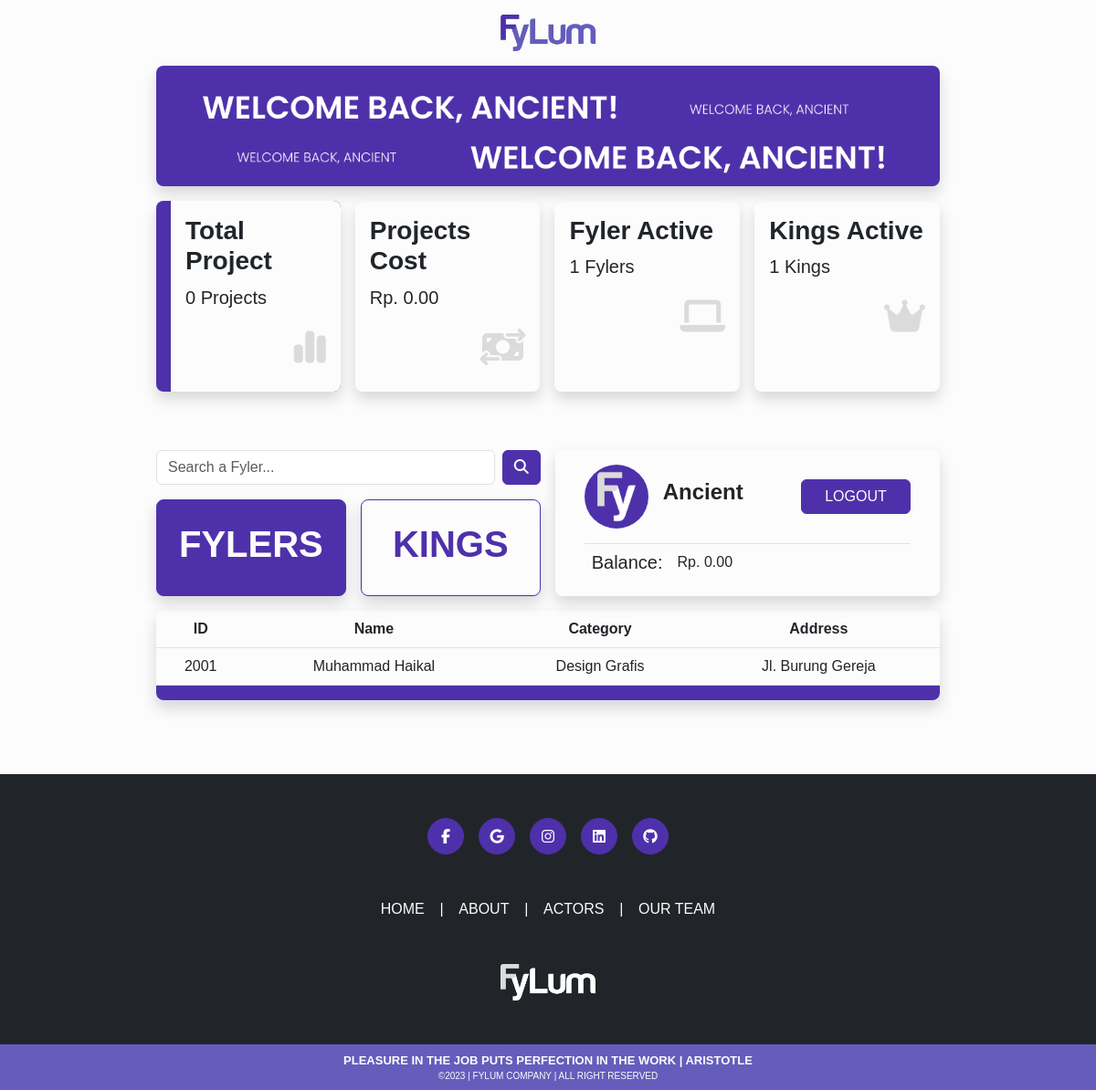
The app's page /ancients/index.php (signed in), older data.
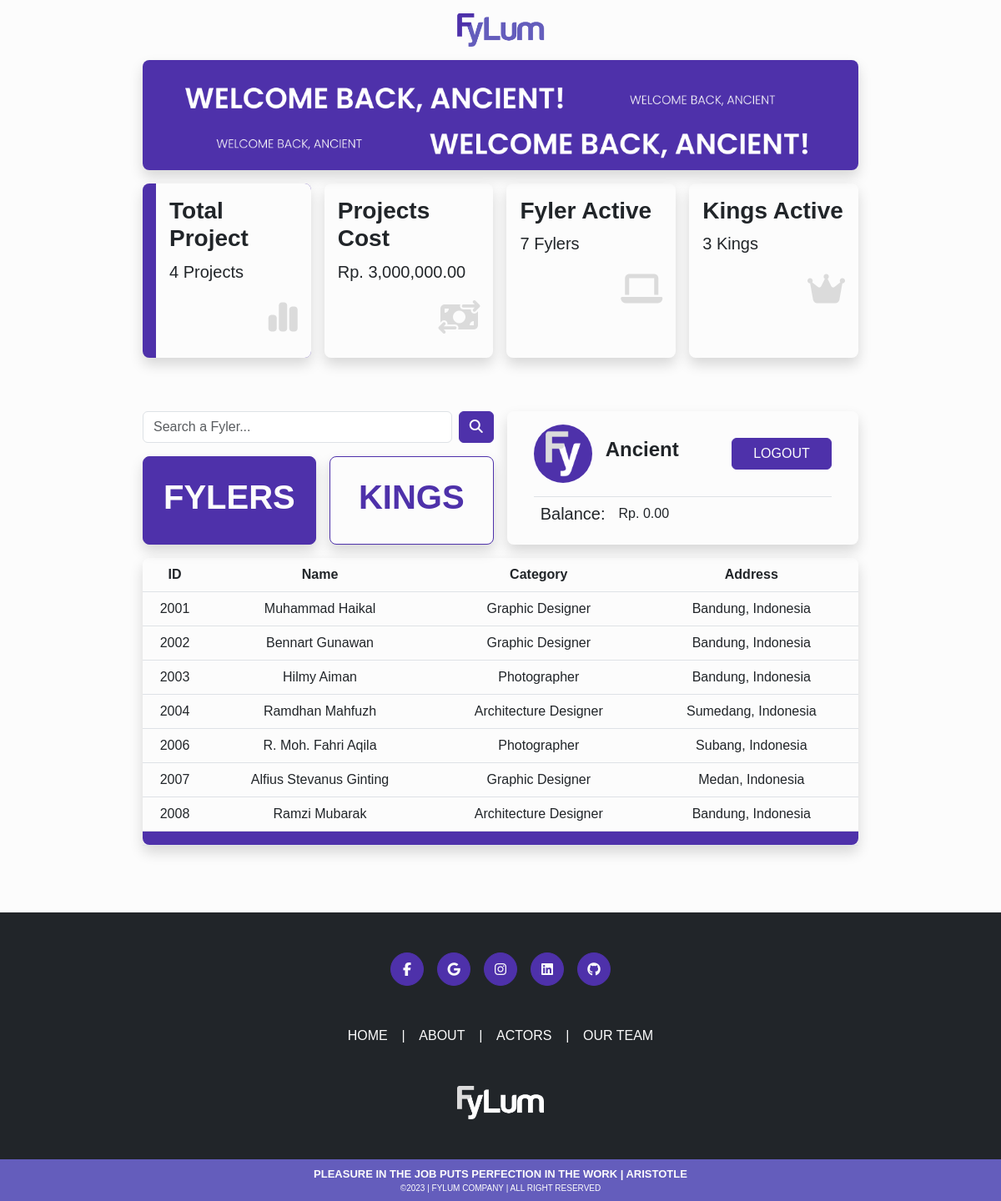
The same page, newer data.
### tables this page shows
CREATE TABLE IF NOT EXISTS `fylers` (
  `fyler_id` int(11) NOT NULL AUTO_INCREMENT,
  `account_email` varchar(50) NOT NULL DEFAULT '',
  `fyler_name` varchar(50) NOT NULL DEFAULT '',
  `fyler_cate` varchar(50) NOT NULL DEFAULT '',
  `fyler_desc` varchar(500) NOT NULL DEFAULT '',
  `fyler_age` int(11) NOT NULL,
  `fyler_add` varchar(50) NOT NULL DEFAULT '',
  `fyler_balance` int(11) NOT NULL,
  `fyler_photo` varchar(50) NOT NULL DEFAULT '',
  `fyler_project` int(11) NOT NULL,
  PRIMARY KEY (`fyler_id`),
  KEY `FK__fylers` (`account_email`),
  CONSTRAINT `FK__fylers` FOREIGN KEY (`account_email`) REFERENCES `accounts` (`account_email`) ON DELETE NO ACTION ON UPDATE NO ACTION
);

### ancients/index.php (the view, shortened to what this page needs)
<?php
include('../server/connection.php');
if (isset($_SESSION['logged_in'])) {
  $ancient_balance = $_SESSION['ancient_balance'];
}
?>
<?php
$q_t_project = "SELECT COUNT(*) AS total_project FROM projects";
$r_t_project = mysqli_query($conn, $q_t_project);
$row_t_project = mysqli_fetch_assoc($r_t_project);
$total_project = $row_t_project['total_project'];
?>
<?php
$q_t_cost = "SELECT SUM(project_cost) AS total_cost FROM projects WHERE project_status = 'finished'";
$r_t_cost = mysqli_query($conn, $q_t_cost);
$row_t_cost = mysqli_fetch_assoc($r_t_cost);
$total_cost = $row_t_cost['total_cost'];
?>
<?php
if (isset($_POST['btn_search_Fyler'])) {
  $keyword = $_POST['keyword'];
  $q_fyler = "SELECT * FROM fylers WHERE fyler_id LIKE '%$keyword%' OR
  fyler_name LIKE '%$keyword%' OR fyler_cate LIKE '%$keyword%' OR fyler_add LIKE '%$keyword%'";
} else {
  $q_fyler = "SELECT * FROM fylers";
}
$r_fyler = mysqli_query($conn, $q_fyler);
$q_fyler_all = "SELECT * FROM fylers";
$r_fyler_all = mysqli_query($conn, $q_fyler_all);
$total_fyler = mysqli_num_rows($r_fyler_all);
?>
<?php
if (isset($_POST['btn_search_King'])) {
  $keyword = $_POST['keyword'];
  $q_king = "SELECT * FROM kings WHERE king_id LIKE '%$keyword%' OR
  king_name LIKE '%$keyword%' OR king_desc LIKE '%$keyword%' OR king_add LIKE '%$keyword%'";
} else {
  $q_king = "SELECT * FROM kings";
}
$r_king = mysqli_query($conn, $q_king);
$q_king_all = "SELECT * FROM kings";
$r_king_all = mysqli_query($conn, $q_king_all);
$total_king = mysqli_num_rows($r_king_all);
?>
<!DOCTYPE html>
<html lang="en">
<head>
  <link rel="stylesheet" href="../bootstrap/css/bootstrap.css" />
  <link rel="stylesheet" href="../bootstrap/css/main.css" />
  <link href="https://cdn.jsdelivr.net/npm/@sweetalert2/theme-dark@4/dark.css" rel="stylesheet" />
</head>
<body class="bg-main-purple">
  <main>
    <div class="position-absolute top-0 start-50 translate-middle-x text-center mt-3">
      <a href="index.php">
        <img src="../assets/images/icons/fylum.png" alt="" height="40px">
      </a>
    </div>
    <div class="container-fluid bg-nearly-white pb-3 m-0 text-dark">
      <div class="container-fluid w-75 pt-5">
        <div class="mt-4 mb-3">
          <img class="shadow w-100 rounded-3" src="../assets/images/contents/banner_ancient.png" alt="">
        </div>
        <div class="d-flex mb-5">
          <div class="shadow w-25 rounded-3 mb-3 ps-3 me-3 bg-main-purple">
            <div class="bg-nearly-white text-dark w-100 h-100 p-3 rounded-end-3">
              <h3 class="fw-bold">Total Project</h3>
              <p class="fw-light fs-5">
                <?= $total_project ?> Projects
              </p>
              <h1 class="text-end text-main-grey"><i class="fa-solid fa-chart-simple"></i></h1>
            </div>
          </div>
          <div class="shadow w-25 rounded-3 mb-3 me-3 p-3">
            <h3 class="fw-bold">Projects Cost</h3>
            <p class="fw-light fs-5">Rp.
              <?= number_format($total_cost) ?>.00
            </p>
            <h1 class="text-end text-main-grey"><i class="fa-solid fa-money-bill-transfer"></i></h1>
          </div>
          <div class="shadow w-25 rounded-3 mb-3 me-3 p-3">
            <h3 class="fw-bold">Fyler Active</h3>
            <p class="fw-light fs-5">
              <?= $total_fyler ?> Fylers
            </p>
            <h1 class="text-end text-main-grey"><i class="fa-solid fa-laptop"></i></h1>
          </div>
          <div class="shadow w-25 rounded-3 mb-3 p-3">
            <h3 class="fw-bold">Kings Active</h3>
            <p class="fw-light fs-5">
              <?= $total_king ?> Kings
            </p>
            <h1 class="text-end text-main-grey"><i class="fa-solid fa-crown"></i></h1>
          </div>
        </div>
        <div class="d-flex mt-5">
          <div class="w-50 mb-3 me-3">
            <div class="w-100">
              <?php if (isset($_GET['tbl'])) {
                if ($_GET['tbl'] == 'fyler') {
                  $indicator = 'Fyler';
                } else {
                  $indicator = 'King';
                }
              } else {
                $indicator = 'Fyler';
              } ?>
              <form action="" method="POST">
                <div class="d-flex mb-3">
                  <input class="form-control" type="text" name="keyword" placeholder="Search a <?= $indicator ?>...">
                  <button class="btn btn-purple ms-2" type="submit" name="btn_search_<?= $indicator ?>"><i class="fa-solid fa-magnifying-glass"></i></button>
                </div>
              </form>
              <?php if (isset($_GET['tbl'])) {
                if ($_GET['tbl'] == 'fyler') {
                  $btn_king = 'btn-light-purple';
                  $btn_fyler = 'btn-purple';
                } else {
                  $btn_king = 'btn-purple';
                  $btn_fyler = 'btn-light-purple';
                }
              } else {
                $btn_king = 'btn-light-purple';
                $btn_fyler = 'btn-purple';
              } ?>
              <div class="w-100 d-flex">
                <a class="text-decoration-none shadow w-50 p-4 rounded-3 text-center <?= $btn_fyler ?>" href="index.php?tbl=fyler">
                  <h1 class="fw-bold">FYLERS</h1>
                </a>
                <a class="shadow w-50 p-4 ms-3 rounded-3 text-center text-decoration-none <?= $btn_king ?>" href="index.php?tbl=king">
                  <h1 class="fw-bold">KINGS</h1>
                </a>
              </div>
            </div>
          </div>
          <div class="shadow w-50 mb-3 rounded-3 px-3">
            <div class="d-flex mx-3 py-3 align-items-center">
              <img class="object-fit-cover rounded-circle" src="../assets/images/icons/fy_main.png" alt="" height="70px" width="70px">
              <div class="d-flex align-items-center justify-content-between w-100">
                <h4 class="fw-bold ms-3">Ancient</h4>
                <a class="" href="index.php?logout=1">
                  <button class="btn btn-purple" style="width: 120px;">LOGOUT</button>
                </a>
              </div>
            </div>
            <div class="d-flex mx-3 px-2 pt-2 border-top">
              <h5>Balance:</h5>
              <p class="ms-3">Rp.
                <?= number_format($ancient_balance) ?>.00
              </p>
            </div>
          </div>
        </div>
        <div class="shadow rounded-3">
          <div class="w-100">
            <table class="table">
              <thead class="text-center fw-bold">
                <th scope="col">ID</th>
                <th scope="col">Name</th>
                <?php if ($indicator == 'Fyler') { ?>
                  <th scope="col">Category</th>
                  <th scope="col">Address</th>
                <?php } else { ?>
                  <th scope="col">Description</th>
                  <th scope="col">Balance</th>
                  <th scope="col">Action</th>
                <?php } ?>
              </thead>
              <?php if (isset($_GET['tbl'])) { ?>
                <?php if ($_GET['tbl'] == 'fyler') { ?>
                  <?php while ($row = mysqli_fetch_assoc($r_fyler)) { ?>
                    <tr class="text-center table-row">
                      <td>
                        <?= $row['fyler_id'] ?>
                      </td>
                      <td>
                        <?= $row['fyler_name'] ?>
                      </td>
                      <td>
                        <?= $row['fyler_cate'] ?>
                      </td>
                      <td>
                        <?= $row['fyler_add'] ?>
                      </td>
                    </tr>
                  <?php } ?>
                <?php } else { ?>
                  <?php while ($row = mysqli_fetch_assoc($r_king)) { ?>
                    <tr class="text-center table-row">
                      <td>
                        <?= $row['king_id'] ?>
                      </td>
                      <td>
                        <?= $row['king_name'] ?>
                      </td>
                      <td>
                        <?= $row['king_desc'] ?>
                      </td>
                      <td>
                        <?= 'Rp.' . number_format($row['king_balance']) . '.00'  ?>
                      </td>
                      <td>
                        <a class="link-purple" href="" data-bs-toggle="modal" data-bs-target="#modalTopup<?= $row['king_id'] ?>">
                          <i class="fa-solid fa-wallet fa-lg"></i>
                        </a>
                      </td>
                    </tr>
                    <div class="modal fade" id="modalTopup<?= $row['king_id'] ?>" tabindex="-1" aria-labelledby="modalTopupLabel" aria-hidden="true">
                      <div class="modal-dialog modal-dialog-centered">
                        <div class="modal-content">
                          <div class="modal-body">
                            <div class="d-flex align-items-end text-main-purple w-100 justify-content-between">
                              <h1 class="fw-bold">TOPUP</h1>
                              <h3 class="fw-bold">TOPUP</h3>
                              <h6 class="fw-bold">KINGS</h6>
                            </div>
                            <div class="d-flex p-3">
                              <div class="w-75">
                                <div class="d-flex align-items-center">
                                  <div>
                                    <img class="rounded-circle object-fit-cover" src="../assets/images/profiles/kings/<?= $row['king_photo'] ?>" alt="" height="100px" width="100px">
                                  </div>
                                  <div class="ms-3">
                                    <p class="m-0">#<?= $row['king_id'] ?></p>
                                    <p class="m-0 fs-4"><?= $row['king_name'] ?></p>
                                    <p class="m-0 text-secondary"><?= $row['account_email'] ?></p>
                                    <p class="m-0 fw-bold text-main-purple"><?= 'Rp.' . number_format($row['king_balance']) . '.00' ?></p>
                                  </div>
                                </div>
                                <form action="actionTopup.php?king_id=<?= $row['king_id'] ?>" method="POST">
                                  <label class="mt-3" for="">Insert Nominal</label>
                                  <div class="d-flex">
                                    <input class="form-control" type="number" name="king_balance" placeholder="Rp." min="100000" max="1000000000" step="100000">
                                    <input class="btn btn-purple" type="submit" value="Topup">
                                  </div>
                                  <label class="m-0 text-secondary" for="">(Rp.100,000 - Rp.1,000,000,000)</label>
                                </form>
                              </div>
                            </div>
                          </div>
                        </div>
                      </div>
                    </div>
                  <?php } ?>
                <?php } ?>
              <?php } else if (!isset($_GET['tbl'])) { ?>
                <?php while ($row = mysqli_fetch_assoc($r_fyler)) { ?>
                  <tr class="text-center table-row">
                    <td>
                      <?= $row['fyler_id'] ?>
                    </td>
                    <td>
                      <?= $row['fyler_name'] ?>
                    </td>
                    <td>
                      <?= $row['fyler_cate'] ?>
                    </td>
                    <td>
                      <?= $row['fyler_add'] ?>
                    </td>
                  </tr>
                <?php } ?>
              <?php } ?>
              <tr class="bg-main-purple w-100">
                <td class="rounded-bottom-3" colspan="5"></td>
              </tr>
            </table>
          </div>
        </div>
      </div>
    </div>
  </main>
  <?php include('../layouts/footer.php'); ?>
</body>
</html>

### layouts/footer.php
<footer class="bg-nearly-white">
  <div class="pt-5">
    <div class="container-fluid bg-dark p-0">
      <div class="container">
        <div class="d-flex justify-content-center p-5">
          <a class="text-light text-decoration-none" href="">
            <div class="d-flex align-items-center justify-content-center btn-purple btn-circle rounded-circle mx-2">
              <i class="fa-brands fa-facebook-f"></i>
            </div>
          </a>
          <a class="text-light text-decoration-none" href="">
            <div class="d-flex align-items-center justify-content-center btn-purple btn-circle rounded-circle mx-2">
              <i class="fa-brands fa-google"></i>
            </div>
          </a>
          <a class="text-light text-decoration-none" href="">
            <div class="d-flex align-items-center justify-content-center btn-purple btn-circle rounded-circle mx-2">
              <i class="fa-brands fa-instagram"></i>
            </div>
          </a>
          <a class="text-light text-decoration-none" href="">
            <div class="d-flex align-items-center justify-content-center btn-purple btn-circle rounded-circle mx-2">
              <i class="fa-brands fa-linkedin"></i>
            </div>
          </a>
          <a class="text-light text-decoration-none" href="https://github.com/bennartdg/fylum" target="_blank">
            <div class="d-flex align-items-center justify-content-center btn-purple btn-circle rounded-circle mx-2">
              <i class="fa-brands fa-github"></i>
            </div>
          </a>
        </div>
        <div class="pb-5 d-flex justify-content-center">
          <div class="d-flex justify-content-evenly" style="width: 400px;">
            <a href="../index.php#1" class="link-light-purple">HOME</a>
            <span>|</span>
            <a href="../index.php#2" class="link-light-purple">ABOUT</a>
            <span>|</span>
            <a href="../index.php#3" class="link-light-purple">ACTORS</a>
            <span>|</span>
            <a href="../index.php#4" class="link-light-purple">OUR TEAM</a>
          </div>
        </div>
        <div class="text-center pb-5">
          <a href="index.php">
            <img src="../assets/images/icons/fylum_light.png" alt="" height="40px">
          </a>
        </div>
      </div>
      <div class="bg-secondary-purple text-center p-2">
        <p class="text-uppercase fw-semibold m-0" style="font-size: small;">Pleasure in the job puts perfection in the
          work | Aristotle</p>
        <p class="m-0" style="font-size: x-small;">&copy;2023 | FYLUM COMPANY | ALL RIGHT RESERVED</p>
      </div>
    </div>
  </div>
</footer>

Row changes from the older to the newer data that the page shows:
changed fylers "Muhammad Haikal": fyler_cate "Design Grafis" → "Graphic Designer"; fyler_add "Jl. Burung Gereja" → "Bandung, Indonesia"
added fylers: fyler_id "2002", fyler_name "Bennart Gunawan", fyler_cate "Graphic Designer", fyler_add "Bandung, Indonesia"
added fylers: fyler_id "2003", fyler_name "Hilmy Aiman", fyler_cate "Photographer", fyler_add "Bandung, Indonesia"
added fylers: fyler_id "2004", fyler_name "Ramdhan Mahfuzh", fyler_cate "Architecture Designer", fyler_add "Sumedang, Indonesia"
added fylers: fyler_id "2006", fyler_name "R. Moh. Fahri Aqila", fyler_cate "Photographer", fyler_add "Subang, Indonesia"
added fylers: fyler_id "2007", fyler_name "Alfius Stevanus Ginting", fyler_cate "Graphic Designer", fyler_add "Medan, Indonesia"
added fylers: fyler_id "2008", fyler_name "Ramzi Mubarak", fyler_cate "Architecture Designer", fyler_add "Bandung, Indonesia"
Text that changed along with them:
$total_project: "0" → "4"
$total_cost: "0" → "3,000,000"
$total_fyler: "1" → "7"
$total_king: "1" → "3"
